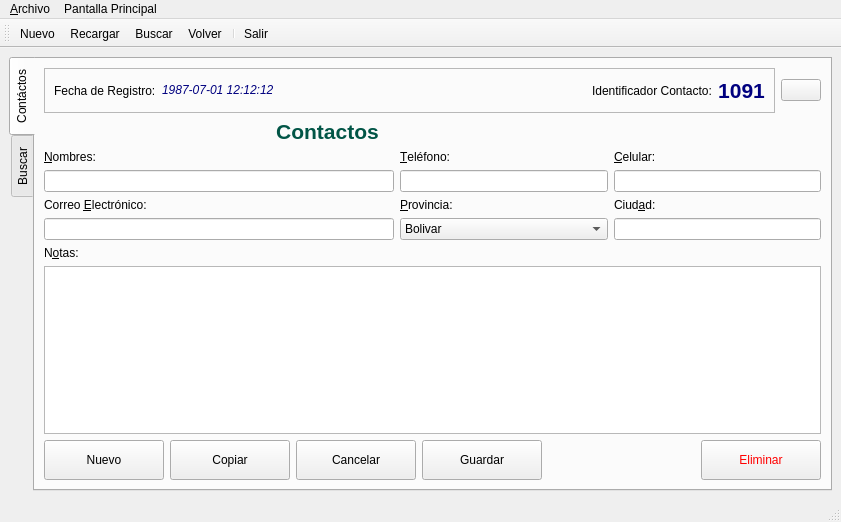
<?xml version="1.0" encoding="UTF-8"?>
<ui version="4.0">
 <class>frmContacto</class>
 <widget class="QMainWindow" name="frmContacto">
  <property name="geometry">
   <rect>
    <x>0</x>
    <y>0</y>
    <width>841</width>
    <height>522</height>
   </rect>
  </property>
  <property name="acceptDrops">
   <bool>true</bool>
  </property>
  <property name="windowTitle">
   <string>Contactos</string>
  </property>
  <property name="windowIcon">
   <iconset resource="polaris.qrc">
    <normaloff>:/Icons/icons/gear.png</normaloff>:/Icons/icons/gear.png</iconset>
  </property>
  <property name="documentMode">
   <bool>false</bool>
  </property>
  <property name="tabShape">
   <enum>QTabWidget::Rounded</enum>
  </property>
  <widget class="QWidget" name="centralwidget">
   <layout class="QVBoxLayout" name="verticalLayout_4">
    <item>
     <widget class="QTabWidget" name="tab_contactos">
      <property name="toolTip">
       <string notr="true"/>
      </property>
      <property name="styleSheet">
       <string notr="true"/>
      </property>
      <property name="tabPosition">
       <enum>QTabWidget::West</enum>
      </property>
      <property name="currentIndex">
       <number>0</number>
      </property>
      <property name="iconSize">
       <size>
        <width>16</width>
        <height>16</height>
       </size>
      </property>
      <property name="documentMode">
       <bool>false</bool>
      </property>
      <property name="tabsClosable">
       <bool>false</bool>
      </property>
      <property name="movable">
       <bool>true</bool>
      </property>
      <widget class="QWidget" name="tab_formulario">
       <attribute name="icon">
        <iconset resource="polaris.qrc">
         <normaloff>:/Icons/icons/accessories_dictionary.png</normaloff>:/Icons/icons/accessories_dictionary.png</iconset>
       </attribute>
       <attribute name="title">
        <string>Contáctos</string>
       </attribute>
       <layout class="QVBoxLayout" name="verticalLayout_3">
        <item>
         <layout class="QVBoxLayout" name="verticalLayout_2">
          <item>
           <layout class="QHBoxLayout" name="horizontalLayout_3">
            <item>
             <widget class="QFrame" name="frame">
              <property name="frameShape">
               <enum>QFrame::StyledPanel</enum>
              </property>
              <property name="frameShadow">
               <enum>QFrame::Raised</enum>
              </property>
              <layout class="QHBoxLayout" name="horizontalLayout_2">
               <item>
                <layout class="QHBoxLayout" name="horizontalLayout">
                 <item>
                  <widget class="QLabel" name="lbl_fecha_registroa">
                   <property name="text">
                    <string>Fecha de Registro:</string>
                   </property>
                  </widget>
                 </item>
                 <item>
                  <widget class="QLabel" name="lbl_fecha_registrob">
                   <property name="toolTip">
                    <string>Fecha de Registro en el sistema</string>
                   </property>
                   <property name="text">
                    <string>&lt;html&gt;&lt;head/&gt;&lt;body&gt;&lt;p&gt;&lt;span style=&quot; font-style:italic; color:#00007f;&quot;&gt;1987-07-01 12:12:12&lt;/span&gt;&lt;/p&gt;&lt;/body&gt;&lt;/html&gt;</string>
                   </property>
                  </widget>
                 </item>
                 <item>
                  <spacer name="horizontalSpacer">
                   <property name="orientation">
                    <enum>Qt::Horizontal</enum>
                   </property>
                   <property name="sizeHint" stdset="0">
                    <size>
                     <width>40</width>
                     <height>20</height>
                    </size>
                   </property>
                  </spacer>
                 </item>
                 <item>
                  <widget class="QLabel" name="lbl_id_de_contactoa">
                   <property name="text">
                    <string>Identificador Contacto:</string>
                   </property>
                  </widget>
                 </item>
                 <item>
                  <widget class="QLabel" name="lbl_id_de_contactoa_2">
                   <property name="toolTip">
                    <string>Identificador de contacto</string>
                   </property>
                   <property name="text">
                    <string>&lt;html&gt;&lt;head/&gt;&lt;body&gt;&lt;p align=&quot;center&quot;&gt;&lt;span style=&quot; font-size:16pt; font-weight:600; color:#00007f;&quot;&gt;1091&lt;/span&gt;&lt;/p&gt;&lt;/body&gt;&lt;/html&gt;</string>
                   </property>
                  </widget>
                 </item>
                </layout>
               </item>
              </layout>
             </widget>
            </item>
            <item>
             <widget class="QPushButton" name="btn_home">
              <property name="toolTip">
               <string>Regreasar al Panel de Control</string>
              </property>
              <property name="text">
               <string/>
              </property>
              <property name="icon">
               <iconset>
                <normalon>:/Icons/icons/folder_home2.png</normalon>
               </iconset>
              </property>
              <property name="iconSize">
               <size>
                <width>56</width>
                <height>56</height>
               </size>
              </property>
             </widget>
            </item>
           </layout>
          </item>
          <item>
           <layout class="QHBoxLayout" name="horizontalLayout_4">
            <item>
             <widget class="QPushButton" name="btn_primero">
              <property name="toolTip">
               <string comment="Primer Registro">Primer registro</string>
              </property>
              <property name="text">
               <string/>
              </property>
              <property name="icon">
               <iconset>
                <normalon>:/Icons/icons/start.png</normalon>
               </iconset>
              </property>
              <property name="iconSize">
               <size>
                <width>32</width>
                <height>32</height>
               </size>
              </property>
              <property name="autoDefault">
               <bool>false</bool>
              </property>
              <property name="default">
               <bool>false</bool>
              </property>
              <property name="flat">
               <bool>true</bool>
              </property>
             </widget>
            </item>
            <item>
             <widget class="QPushButton" name="btn_anterior">
              <property name="toolTip">
               <string>Registro anterior</string>
              </property>
              <property name="text">
               <string/>
              </property>
              <property name="icon">
               <iconset>
                <normalon>:/Icons/icons/previous.png</normalon>
               </iconset>
              </property>
              <property name="iconSize">
               <size>
                <width>32</width>
                <height>32</height>
               </size>
              </property>
              <property name="autoDefault">
               <bool>false</bool>
              </property>
              <property name="default">
               <bool>false</bool>
              </property>
              <property name="flat">
               <bool>true</bool>
              </property>
             </widget>
            </item>
            <item>
             <widget class="QPushButton" name="btn_recargar">
              <property name="toolTip">
               <string>Recargar</string>
              </property>
              <property name="text">
               <string/>
              </property>
              <property name="icon">
               <iconset>
                <normalon>:/Icons/icons/reload.png</normalon>
               </iconset>
              </property>
              <property name="iconSize">
               <size>
                <width>40</width>
                <height>40</height>
               </size>
              </property>
              <property name="autoDefault">
               <bool>false</bool>
              </property>
              <property name="default">
               <bool>false</bool>
              </property>
              <property name="flat">
               <bool>true</bool>
              </property>
             </widget>
            </item>
            <item>
             <widget class="QPushButton" name="btn_siguiente">
              <property name="toolTip">
               <string>Siguiente registro</string>
              </property>
              <property name="text">
               <string/>
              </property>
              <property name="icon">
               <iconset>
                <normalon>:/Icons/icons/forward.png</normalon>
               </iconset>
              </property>
              <property name="iconSize">
               <size>
                <width>32</width>
                <height>32</height>
               </size>
              </property>
              <property name="autoDefault">
               <bool>false</bool>
              </property>
              <property name="default">
               <bool>false</bool>
              </property>
              <property name="flat">
               <bool>true</bool>
              </property>
             </widget>
            </item>
            <item>
             <widget class="QPushButton" name="btn_ultimo">
              <property name="toolTip">
               <string>Ultimo registro</string>
              </property>
              <property name="text">
               <string/>
              </property>
              <property name="icon">
               <iconset>
                <normalon>:/Icons/icons/finish.png</normalon>
               </iconset>
              </property>
              <property name="iconSize">
               <size>
                <width>32</width>
                <height>32</height>
               </size>
              </property>
              <property name="autoDefault">
               <bool>false</bool>
              </property>
              <property name="default">
               <bool>false</bool>
              </property>
              <property name="flat">
               <bool>true</bool>
              </property>
             </widget>
            </item>
            <item>
             <spacer name="horizontalSpacer_2">
              <property name="orientation">
               <enum>Qt::Horizontal</enum>
              </property>
              <property name="sizeType">
               <enum>QSizePolicy::Minimum</enum>
              </property>
              <property name="sizeHint" stdset="0">
               <size>
                <width>2</width>
                <height>20</height>
               </size>
              </property>
             </spacer>
            </item>
            <item>
             <widget class="QLabel" name="lbl_contactos">
              <property name="toolTip">
               <string/>
              </property>
              <property name="text">
               <string>&lt;html&gt;&lt;head/&gt;&lt;body&gt;&lt;p align=&quot;center&quot;&gt;&lt;span style=&quot; font-size:16pt; font-weight:600; color:#015546;&quot;&gt;Contactos&lt;/span&gt;&lt;/p&gt;&lt;/body&gt;&lt;/html&gt;</string>
              </property>
             </widget>
            </item>
            <item>
             <spacer name="horizontalSpacer_3">
              <property name="orientation">
               <enum>Qt::Horizontal</enum>
              </property>
              <property name="sizeHint" stdset="0">
               <size>
                <width>40</width>
                <height>20</height>
               </size>
              </property>
             </spacer>
            </item>
           </layout>
          </item>
          <item>
           <layout class="QGridLayout" name="gridLayout">
            <item row="0" column="0">
             <widget class="QLabel" name="lbl_nombres">
              <property name="text">
               <string>&amp;Nombres:</string>
              </property>
              <property name="buddy">
               <cstring>txt_nombres</cstring>
              </property>
             </widget>
            </item>
            <item row="0" column="1">
             <widget class="QLabel" name="lbl_telefono">
              <property name="text">
               <string>&amp;Teléfono:</string>
              </property>
              <property name="buddy">
               <cstring>txt_telefono</cstring>
              </property>
             </widget>
            </item>
            <item row="0" column="2">
             <widget class="QLabel" name="lbl_celular">
              <property name="text">
               <string>&amp;Celular:</string>
              </property>
              <property name="buddy">
               <cstring>txt_celular</cstring>
              </property>
             </widget>
            </item>
            <item row="1" column="0">
             <widget class="QLineEdit" name="txt_nombres">
              <property name="minimumSize">
               <size>
                <width>350</width>
                <height>0</height>
               </size>
              </property>
              <property name="maximumSize">
               <size>
                <width>350</width>
                <height>16777215</height>
               </size>
              </property>
              <property name="toolTip">
               <string>Ingresar nombres</string>
              </property>
              <property name="text">
               <string/>
              </property>
             </widget>
            </item>
            <item row="1" column="1">
             <widget class="QLineEdit" name="txt_telefono">
              <property name="toolTip">
               <string>Ingresar numero de telefono</string>
              </property>
              <property name="text">
               <string/>
              </property>
             </widget>
            </item>
            <item row="1" column="2">
             <widget class="QLineEdit" name="txt_celular">
              <property name="toolTip">
               <string>Ingresar numero de celular</string>
              </property>
              <property name="text">
               <string/>
              </property>
             </widget>
            </item>
            <item row="2" column="0">
             <widget class="QLabel" name="lbl_correo_electronico">
              <property name="text">
               <string>Correo &amp;Electrónico:</string>
              </property>
              <property name="buddy">
               <cstring>txt_correo_electronico</cstring>
              </property>
             </widget>
            </item>
            <item row="2" column="1">
             <widget class="QLabel" name="lbl_provincia">
              <property name="text">
               <string>&amp;Provincia:</string>
              </property>
              <property name="buddy">
               <cstring>cmb_provincia</cstring>
              </property>
             </widget>
            </item>
            <item row="2" column="2">
             <widget class="QLabel" name="lbl_cuidad">
              <property name="text">
               <string>Ciud&amp;ad:</string>
              </property>
              <property name="buddy">
               <cstring>txt_cuidad</cstring>
              </property>
             </widget>
            </item>
            <item row="3" column="0">
             <widget class="QLineEdit" name="txt_correo_electronico">
              <property name="toolTip">
               <string>Ingresar correo electronico</string>
              </property>
              <property name="text">
               <string/>
              </property>
             </widget>
            </item>
            <item row="3" column="1">
             <widget class="QComboBox" name="cmb_provincia">
              <property name="toolTip">
               <string>Selecciones una provincia</string>
              </property>
              <item>
               <property name="text">
                <string>Bolivar</string>
               </property>
              </item>
              <item>
               <property name="text">
                <string>Cañar</string>
               </property>
              </item>
              <item>
               <property name="text">
                <string>Chimborazo</string>
               </property>
              </item>
              <item>
               <property name="text">
                <string>Cotopaxi</string>
               </property>
              </item>
              <item>
               <property name="text">
                <string>Guayas</string>
               </property>
              </item>
              <item>
               <property name="text">
                <string>Loja</string>
               </property>
              </item>
              <item>
               <property name="text">
                <string>Pichincha</string>
               </property>
              </item>
              <item>
               <property name="text">
                <string>Santo Domingo</string>
               </property>
              </item>
              <item>
               <property name="text">
                <string>Tungurahua</string>
               </property>
              </item>
             </widget>
            </item>
            <item row="3" column="2">
             <widget class="QLineEdit" name="txt_cuidad">
              <property name="toolTip">
               <string>Ingresar un cuidad</string>
              </property>
              <property name="text">
               <string/>
              </property>
             </widget>
            </item>
           </layout>
          </item>
          <item>
           <layout class="QVBoxLayout" name="verticalLayout">
            <item>
             <widget class="QLabel" name="lbl_notas">
              <property name="text">
               <string>N&amp;otas:</string>
              </property>
              <property name="buddy">
               <cstring>rtxt_notas</cstring>
              </property>
             </widget>
            </item>
            <item>
             <widget class="QTextEdit" name="rtxt_notas">
              <property name="toolTip">
               <string>Ingresar notas sobre el contacto</string>
              </property>
             </widget>
            </item>
           </layout>
          </item>
          <item>
           <layout class="QHBoxLayout" name="horizontalLayout_5">
            <item>
             <widget class="QPushButton" name="btn_nuevo">
              <property name="minimumSize">
               <size>
                <width>120</width>
                <height>40</height>
               </size>
              </property>
              <property name="maximumSize">
               <size>
                <width>120</width>
                <height>40</height>
               </size>
              </property>
              <property name="text">
               <string>Nuevo</string>
              </property>
              <property name="icon">
               <iconset>
                <normalon>:/Icons/icons/filenew.png</normalon>
               </iconset>
              </property>
             </widget>
            </item>
            <item>
             <widget class="QPushButton" name="btn_copiar">
              <property name="minimumSize">
               <size>
                <width>120</width>
                <height>40</height>
               </size>
              </property>
              <property name="maximumSize">
               <size>
                <width>120</width>
                <height>40</height>
               </size>
              </property>
              <property name="text">
               <string>Copiar</string>
              </property>
              <property name="icon">
               <iconset>
                <normaloff>:/Icons/icons/document_multiple.png</normaloff>
                <normalon>:/Icons/icons/editpaste.png</normalon>:/Icons/icons/document_multiple.png</iconset>
              </property>
             </widget>
            </item>
            <item>
             <widget class="QPushButton" name="btn_cancelar">
              <property name="minimumSize">
               <size>
                <width>120</width>
                <height>40</height>
               </size>
              </property>
              <property name="maximumSize">
               <size>
                <width>120</width>
                <height>40</height>
               </size>
              </property>
              <property name="text">
               <string>Cancelar</string>
              </property>
              <property name="icon">
               <iconset>
                <normaloff>:/Icons/icons/button_cancel.png</normaloff>
                <normalon>:/Icons/icons/mail_delete.png</normalon>:/Icons/icons/button_cancel.png</iconset>
              </property>
             </widget>
            </item>
            <item>
             <widget class="QPushButton" name="btn_guardar">
              <property name="minimumSize">
               <size>
                <width>120</width>
                <height>40</height>
               </size>
              </property>
              <property name="maximumSize">
               <size>
                <width>120</width>
                <height>40</height>
               </size>
              </property>
              <property name="text">
               <string>Guardar</string>
              </property>
              <property name="icon">
               <iconset resource="polaris.qrc">
                <normaloff>:/Icons/icons/filesave.png</normaloff>:/Icons/icons/filesave.png</iconset>
              </property>
             </widget>
            </item>
            <item>
             <spacer name="horizontalSpacer_4">
              <property name="orientation">
               <enum>Qt::Horizontal</enum>
              </property>
              <property name="sizeHint" stdset="0">
               <size>
                <width>40</width>
                <height>20</height>
               </size>
              </property>
             </spacer>
            </item>
            <item>
             <widget class="QPushButton" name="btn_eliminar">
              <property name="minimumSize">
               <size>
                <width>120</width>
                <height>40</height>
               </size>
              </property>
              <property name="maximumSize">
               <size>
                <width>120</width>
                <height>40</height>
               </size>
              </property>
              <property name="styleSheet">
               <string notr="true">color: rgb(255, 0, 0);

</string>
              </property>
              <property name="text">
               <string>Eliminar</string>
              </property>
              <property name="icon">
               <iconset>
                <normaloff>:/Icons/icons/button_cancel.png</normaloff>
                <normalon>:/Icons/icons/user_trash.png</normalon>:/Icons/icons/button_cancel.png</iconset>
              </property>
             </widget>
            </item>
           </layout>
          </item>
         </layout>
        </item>
       </layout>
      </widget>
      <widget class="QWidget" name="tab_buscar">
       <attribute name="icon">
        <iconset>
         <normalon>:/Icons/icons/find.png</normalon>
        </iconset>
       </attribute>
       <attribute name="title">
        <string>Buscar</string>
       </attribute>
       <layout class="QVBoxLayout" name="verticalLayout_6">
        <item>
         <layout class="QVBoxLayout" name="verticalLayout_5">
          <item>
           <layout class="QGridLayout" name="gridLayout_2">
            <item row="0" column="0">
             <widget class="QLabel" name="lbl_columna">
              <property name="text">
               <string>&amp;Columna:</string>
              </property>
              <property name="buddy">
               <cstring>cmb_columna</cstring>
              </property>
             </widget>
            </item>
            <item row="0" column="1">
             <widget class="QLabel" name="lbl_operador">
              <property name="text">
               <string>&amp;Operador:</string>
              </property>
              <property name="buddy">
               <cstring>cmb_operador</cstring>
              </property>
             </widget>
            </item>
            <item row="0" column="2">
             <widget class="QLabel" name="lbl_criterio">
              <property name="text">
               <string>C&amp;riterio:</string>
              </property>
              <property name="buddy">
               <cstring>txt_criterio</cstring>
              </property>
             </widget>
            </item>
            <item row="0" column="3" rowspan="2">
             <spacer name="horizontalSpacer_5">
              <property name="orientation">
               <enum>Qt::Horizontal</enum>
              </property>
              <property name="sizeType">
               <enum>QSizePolicy::Maximum</enum>
              </property>
              <property name="sizeHint" stdset="0">
               <size>
                <width>40</width>
                <height>20</height>
               </size>
              </property>
             </spacer>
            </item>
            <item row="0" column="4" rowspan="3">
             <widget class="QPushButton" name="btn_buscar">
              <property name="minimumSize">
               <size>
                <width>120</width>
                <height>40</height>
               </size>
              </property>
              <property name="maximumSize">
               <size>
                <width>120</width>
                <height>40</height>
               </size>
              </property>
              <property name="toolTip">
               <string>Bucar criterio</string>
              </property>
              <property name="text">
               <string>Buscar</string>
              </property>
              <property name="icon">
               <iconset>
                <normalon>:/Icons/icons/kfind.png</normalon>
               </iconset>
              </property>
             </widget>
            </item>
            <item row="1" column="0" rowspan="2">
             <widget class="QComboBox" name="cmb_columna">
              <property name="minimumSize">
               <size>
                <width>220</width>
                <height>0</height>
               </size>
              </property>
              <property name="maximumSize">
               <size>
                <width>220</width>
                <height>16777215</height>
               </size>
              </property>
              <property name="toolTip">
               <string>Seleccione una columna por la que desea buscar</string>
              </property>
             </widget>
            </item>
            <item row="1" column="1" rowspan="2">
             <widget class="QComboBox" name="cmb_operador">
              <property name="minimumSize">
               <size>
                <width>150</width>
                <height>0</height>
               </size>
              </property>
              <property name="maximumSize">
               <size>
                <width>150</width>
                <height>16777215</height>
               </size>
              </property>
              <property name="toolTip">
               <string>Seleccione una columna por la que desea buscar</string>
              </property>
              <item>
               <property name="text">
                <string>Es Igual a...</string>
               </property>
              </item>
              <item>
               <property name="text">
                <string>Contiene...</string>
               </property>
              </item>
              <item>
               <property name="text">
                <string>Empieza Con...</string>
               </property>
              </item>
              <item>
               <property name="text">
                <string>Termina en...</string>
               </property>
              </item>
              <item>
               <property name="text">
                <string>No tiene...</string>
               </property>
              </item>
              <item>
               <property name="text">
                <string>Diferente de...</string>
               </property>
              </item>
             </widget>
            </item>
            <item row="1" column="2" rowspan="2">
             <widget class="QLineEdit" name="txt_criterio">
              <property name="minimumSize">
               <size>
                <width>200</width>
                <height>0</height>
               </size>
              </property>
              <property name="toolTip">
               <string>Ingrese un criterio de búsqueda basado en el operador</string>
              </property>
             </widget>
            </item>
            <item row="2" column="3">
             <spacer name="horizontalSpacer_6">
              <property name="orientation">
               <enum>Qt::Horizontal</enum>
              </property>
              <property name="sizeType">
               <enum>QSizePolicy::Maximum</enum>
              </property>
              <property name="sizeHint" stdset="0">
               <size>
                <width>40</width>
                <height>20</height>
               </size>
              </property>
             </spacer>
            </item>
           </layout>
          </item>
          <item>
           <widget class="QTableWidget" name="tbl_resultados">
            <property name="toolTip">
             <string>Resultados Búsqueda</string>
            </property>
           </widget>
          </item>
          <item>
           <layout class="QHBoxLayout" name="horizontalLayout_6">
            <item>
             <spacer name="horizontalSpacer_7">
              <property name="orientation">
               <enum>Qt::Horizontal</enum>
              </property>
              <property name="sizeHint" stdset="0">
               <size>
                <width>40</width>
                <height>20</height>
               </size>
              </property>
             </spacer>
            </item>
            <item>
             <widget class="QPushButton" name="btn_mostrar">
              <property name="minimumSize">
               <size>
                <width>220</width>
                <height>40</height>
               </size>
              </property>
              <property name="maximumSize">
               <size>
                <width>220</width>
                <height>40</height>
               </size>
              </property>
              <property name="text">
               <string>Mostrar</string>
              </property>
              <property name="icon">
               <iconset>
                <normalon>:/Icons/icons/apply.png</normalon>
               </iconset>
              </property>
             </widget>
            </item>
           </layout>
          </item>
         </layout>
        </item>
       </layout>
      </widget>
     </widget>
    </item>
   </layout>
  </widget>
  <widget class="QMenuBar" name="menubar">
   <property name="geometry">
    <rect>
     <x>0</x>
     <y>0</y>
     <width>841</width>
     <height>25</height>
    </rect>
   </property>
   <property name="nativeMenuBar">
    <bool>true</bool>
   </property>
   <widget class="QMenu" name="menuArchivo">
    <property name="title">
     <string>&amp;Archivo</string>
    </property>
    <addaction name="actionNuevo"/>
    <addaction name="actionRecargar"/>
    <addaction name="action_Buscar"/>
    <addaction name="separator"/>
    <addaction name="action_Salir"/>
    <addaction name="separator"/>
   </widget>
   <widget class="QMenu" name="menuPantalla_Principal">
    <property name="title">
     <string>Pantalla Principal</string>
    </property>
    <addaction name="action_Volver"/>
   </widget>
   <addaction name="menuArchivo"/>
   <addaction name="menuPantalla_Principal"/>
  </widget>
  <widget class="QStatusBar" name="statusbar"/>
  <widget class="QToolBar" name="toolBar">
   <property name="windowTitle">
    <string>toolBar</string>
   </property>
   <attribute name="toolBarArea">
    <enum>TopToolBarArea</enum>
   </attribute>
   <attribute name="toolBarBreak">
    <bool>false</bool>
   </attribute>
   <addaction name="actionNuevo"/>
   <addaction name="actionRecargar"/>
   <addaction name="action_Buscar"/>
   <addaction name="action_Volver"/>
   <addaction name="separator"/>
   <addaction name="action_Salir"/>
  </widget>
  <action name="actionNuevo">
   <property name="icon">
    <iconset>
     <normalon>:/Icons/icons/accessories_text_editor.png</normalon>
    </iconset>
   </property>
   <property name="text">
    <string>&amp;Nuevo</string>
   </property>
   <property name="toolTip">
    <string>Nuevo</string>
   </property>
   <property name="shortcut">
    <string>Ctrl+N</string>
   </property>
  </action>
  <action name="action_Salir">
   <property name="icon">
    <iconset>
     <normalon>:/Icons/icons/exit.png</normalon>
    </iconset>
   </property>
   <property name="text">
    <string>&amp;Salir</string>
   </property>
   <property name="toolTip">
    <string>Salir</string>
   </property>
   <property name="shortcut">
    <string>Ctrl+S</string>
   </property>
  </action>
  <action name="action_Buscar">
   <property name="icon">
    <iconset>
     <normalon>:/Icons/icons/kfind.png</normalon>
    </iconset>
   </property>
   <property name="text">
    <string>&amp;Buscar</string>
   </property>
   <property name="toolTip">
    <string>Buscar</string>
   </property>
   <property name="shortcut">
    <string>Ctrl+B</string>
   </property>
  </action>
  <action name="action_Volver">
   <property name="icon">
    <iconset>
     <normalon>:/Icons/icons/folder_home2.png</normalon>
    </iconset>
   </property>
   <property name="text">
    <string>&amp;Volver</string>
   </property>
   <property name="toolTip">
    <string>Panel de Control</string>
   </property>
   <property name="shortcut">
    <string>F10</string>
   </property>
  </action>
  <action name="actionRecargar">
   <property name="icon">
    <iconset>
     <normalon>:/Icons/icons/reload.png</normalon>
    </iconset>
   </property>
   <property name="text">
    <string>&amp;Recargar</string>
   </property>
   <property name="toolTip">
    <string>Recargar</string>
   </property>
   <property name="shortcut">
    <string>F5</string>
   </property>
  </action>
 </widget>
 <tabstops>
  <tabstop>tab_contactos</tabstop>
 </tabstops>
 <resources>
  <include location="polaris.qrc"/>
 </resources>
 <connections/>
</ui>
